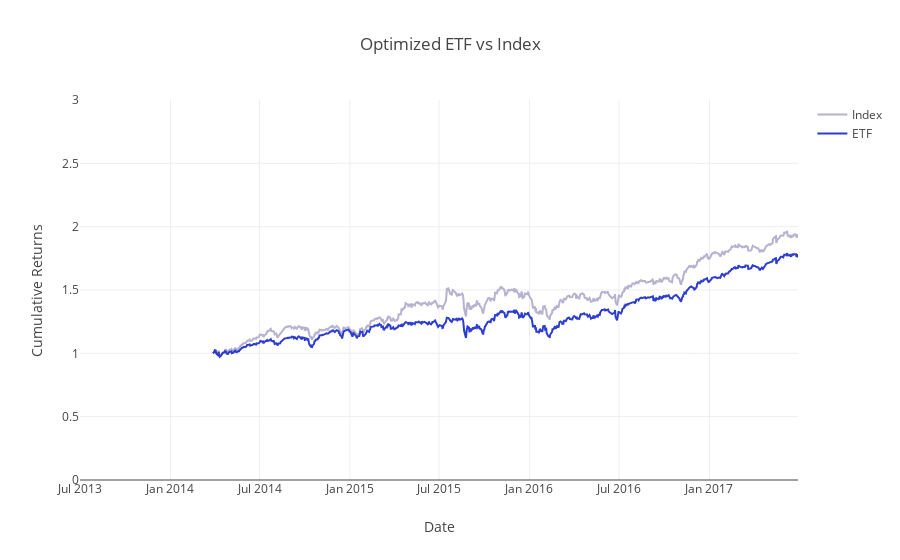

This figure's notebook cell:
### Markdown cell above
With our ETF weights built, let's compare it to the index. Run the next cell to calculate the ETF returns and compare it to the index returns.

### Code cell
optim_etf_returns = generate_weighted_returns(returns, optimal_single_rebalance_etf_weights)
optim_etf_cumulative_returns = calculate_cumulative_returns(optim_etf_returns)
project_helper.plot_benchmark_returns(index_weighted_cumulative_returns, optim_etf_cumulative_returns, 'Optimized ETF vs Index')

optim_etf_tracking_error = tracking_error(np.sum(index_weighted_returns, 1), np.sum(optim_etf_returns, 1))
print('Optimized ETF Tracking Error: {}'.format(optim_etf_tracking_error))

### Figure 1 — Plotly figure (JSON) as saved in the notebook; plotly's stock layout.template omitted (floating-point values rounded to 4 significant figures; data arrays with more than 128 entries replaced by an {"elided": "..."} marker saying what was removed)
{"data": [{"line": {"color": "#B6B2CF"}, "name": "Index", "type": "scatter", "x": {"elided": "1009 str values"}, "y": {"elided": "1009 float values"}}, {"line": {"color": "#2D3ECF"}, "name": "ETF", "type": "scatter", "x": {"elided": "1009 str values"}, "y": {"elided": "1009 float values"}}], "layout": {"title": "Optimized ETF vs Index", "xaxis": {"title": "Date"}, "yaxis": {"range": [0, 3], "title": "Cumulative Returns"}}}
